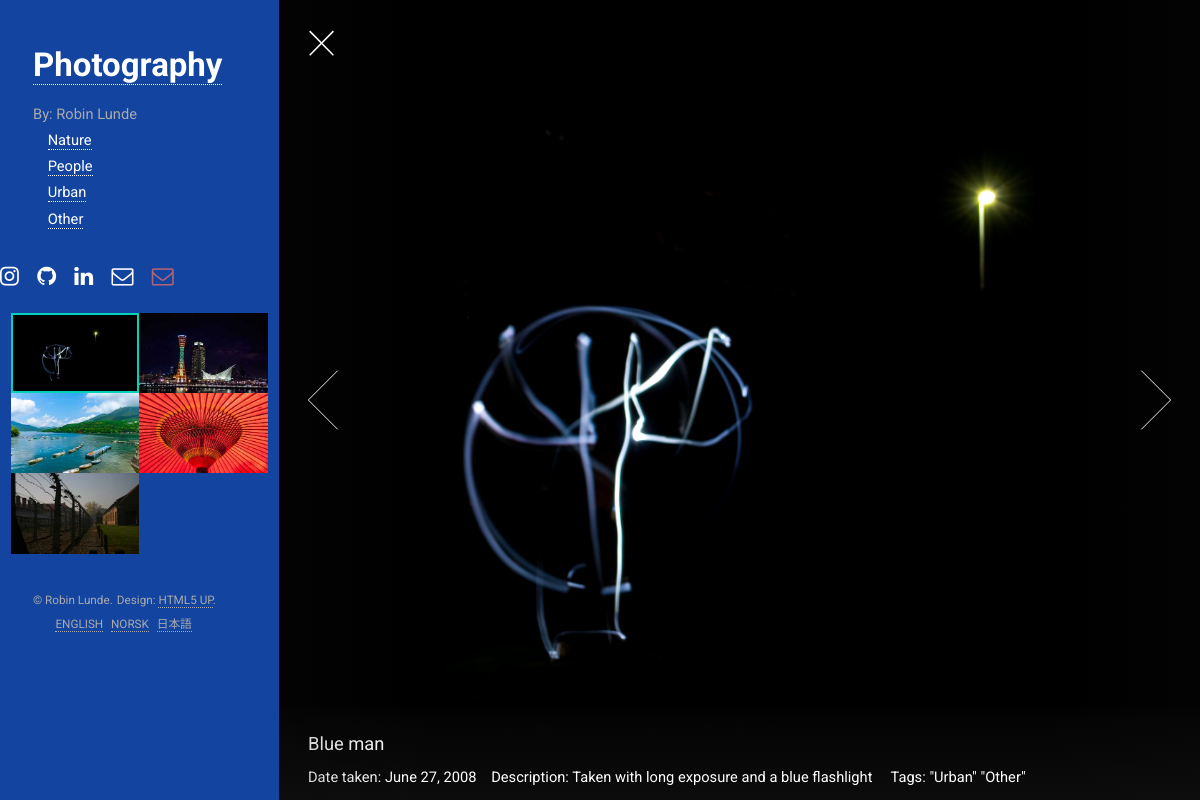
Screenshot of /images/other/ with the database file from the repository.
### images/models.py (models this page shows, shortened)
class Image(models.Model):
	id = models.AutoField(primary_key=True)
	date = models.DateField(help_text="Select date taken")
	name_no = models.CharField(max_length=30)
	comment_no = models.TextField()
	name_en = models.CharField(max_length=30)
	comment_en = models.TextField()
	name_jp = models.CharField(max_length=30)
	comment_jp = models.TextField()
	tags = models.ManyToManyField(Tag, help_text="Select tag for this picture")
	class Meta:
		ordering = ['id']

class Tag(models.Model):
	TAG_OPTS = (
		('pr', 'Preview'),
		('na', 'Nature'),
		('pe', 'People'),
		('ur', 'Urban'),
		('ot', 'Other'),
		)
	tag = models.CharField(max_length=2, choices=TAG_OPTS)

### images/views.py (the view)
# urls.py: url(r'^(?P<cat>[A-Za-z]{3,})/$', views.selection, name='selection'),
def selection(request, cat='', lang=''):
	err=''
	cat_short = {
		'': lambda x: 'pr',
		'preview': lambda x: 'pr',
		'nature': lambda x: 'na',
		'people': lambda x: 'pe',
		'urban': lambda x: 'ur',
		'other': lambda x: 'ot'
	}[cat](lambda x: '')
	if not (cat_short=='pr' or cat_short=='pe' or cat_short=='na' or cat_short=='ur' or cat_short=='ot'):
		err+='Category ' + cat + ' does not exists! Showing default!\n'
		cat_short='pr'
	if lang=='':
		lang='en'
	elif not (lang=='en' or lang=='no' or lang=='jp'):
		lang='en'
		err+='Language does not exists! Showing default!\n'
	tags = Tag.objects.filter(tag=cat_short)
	photo_list = get_list_or_404(Image, tags__in=tags)
	context = {	'photo_list': photo_list, 'err': err, 'cat': cat }
	page = 'images/index_' + lang + '.html'
	return render(request, page, context)

### images/templates/images/index_en.html (shortened to what this page needs)
<!DOCTYPE HTML>
{% load static %}
{% static "/images" as baseUrl %}
<html lang="en">
	<head>
		<link rel="stylesheet" href="{{ baseUrl }}/assets/css/main.css" />
		<link rel="stylesheet" href="{{ baseUrl }}/assets/css/rob.css" />
	</head>
	<body class="is-loading-0 is-loading-1 is-loading-2">
			<div id="main" style="background: #1344a0;">
					<header id="header">
						<h1 style="color: white;"> <a href="{% url 'images:index' %}">Photography</a></h1>
						<div>By: Robin Lunde
							<div class="myMenu" ;>
								<ul>
									<a href="{% url 'images:selection' cat='nature' %}">Nature</a>
								</ul>
								<ul>
									<a href="{% url 'images:selection' cat='people' %}">People</a>
								</ul>
								<ul>
									<a href="{% url 'images:selection' cat='urban' %}">Urban</a>
								</ul>
								<ul>
									<a href="{% url 'images:selection' cat='other' %}">Other</a>
								</ul>
							</div>
						</div>
					</header>
					<ul class="icons" style="color: white;">
							<li><a href="https://www.instagram.com/robinlunde/" target="_blank" class="icon fa-instagram"><span class="label">Instagram</span></a></li>
							<li><a href="https://github.com/Robiq" target="_blank" class="icon fa-github"><span class="label">Github</span></a></li>
							<li><a href="https://www.linkedin.com/in/robinlunde/" target="_blank" class="icon fa-linkedin"><span class="label">Email</span></a></li>
							<li><a href="mailto:robin@wub.no" class="icon fa-envelope-o"><span class="label">Mail Private</span></a></li>
							<li style="color: #FF7664;	opacity: 0.65;"><a href="mailto:robin@keio.jp" class="icon fa-envelope-o"><span class="label">Mail work</span></a></li>
						</ul>
					<section id="thumbnails">
						{% if photo_list %}
							{% for image in photo_list %}
								<article >
									<a class="thumbnail" href="{{ baseUrl }}/images/fulls/{{ image.id }}.jpg" data-position="center"><img src="{{ baseUrl }}/images/thumbs/{{ image.id }}.jpg" alt="" /></a>
									<div>
										<h2 style="color: white;">  {{ image.name_en }}</h2>
										<div style="color: white;">
											  Date taken: {{ image.date }}&emsp;Description: {{ image.comment_en }}&emsp; Tags:
								        	{% for tag in image.tags.all %}
								        		 {% ifnotequal tag.get_tag_display "Preview" %}
								        		 "{{ tag.get_tag_display }}"
								        		 {% endifnotequal %}
								        	{% endfor %}
								    </div>
							    </div>
								</article>
							{% endfor %}
							{% else %}
							    <p>No photos are available.</p>
							{% endif %}
					</section>
					<footer id="footer">
						<ul class="copyright">
							<li>&copy; Robin Lunde.</li><li>Design: <a href="http://html5up.net">HTML5 UP</a>.</li><br>
							&emsp; <li><a href="{% url 'images:selection'  cat=cat lang='en' %}">ENGLISH</a></li>
							<li><a href="{% url 'images:selection'  cat=cat lang='no' %}">NORSK</a></li>
							<li><a href="{% url 'images:selection'  cat=cat lang='jp' %}">日本語</a></li>
						</ul>
					</footer>
			</div>
	</body>
</html>

### images/static/images/assets/css/rob.css (style rules this page uses)
.myMenu ul { margin: 2px 0; color: white; }

### rows the page displays
Image: shows a picture, name_en "Blue man", date "June 27, 2008", comment_en "Taken with long exposure and a blue flashlight"
Tag: tag "Urban"
Tag: tag "Other"
Image: shows a picture
Image: shows a picture
Image: shows a picture
Image: shows a picture
